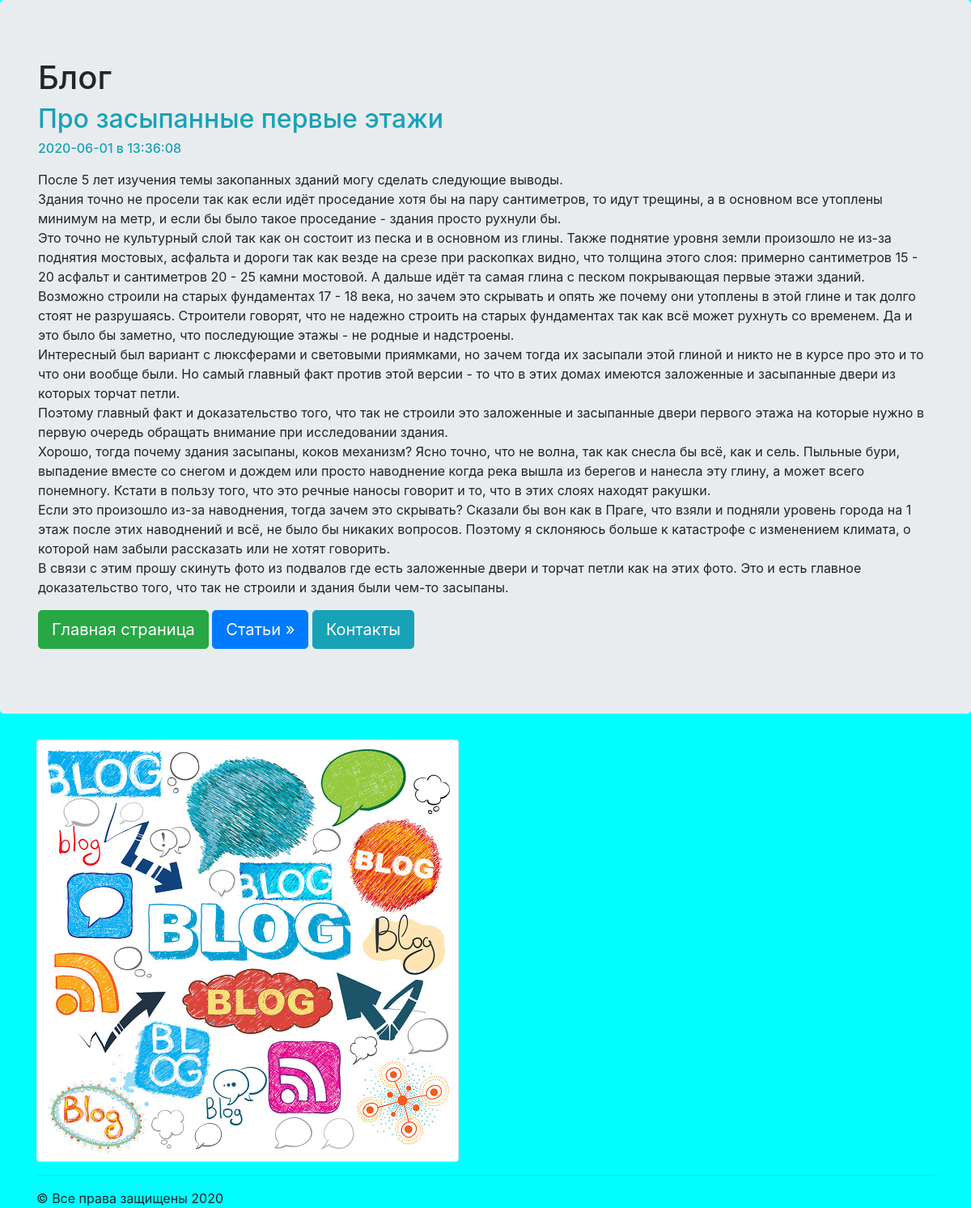
/articles/1, run on the app's committed database.
### articles/models.py (models this page shows, shortened)
class Articles(models.Model):
    title = models.CharField(max_length=150)
    body = models.TextField()
    date = models.DateTimeField()

### articles/templates/articles/article.html
{% extends "mainPage/wrapper.html" %}
{% block content %}
    <h2 class="text-info">{{articles.title}}</h2>
    <h6 class="text-info">{{articles.date|date:"Y-m-d в H:i:s"}}</h6>
    <p>{{articles.body|safe|linebreaks}}</p>
{% endblock %}

### data on the page
Articles: title "Про засыпанные первые этажи", date "2020-06-01 в 13:36:08", body "После 5 лет изучения темы закопанных зданий могу сделать следующие выводы. Здания точно не просели так как если идёт проседание хотя бы на пару сантиметров, то идут трещины, а в основном все утоплены минимум на метр, и если бы было такое проседание - здания просто рухнули бы. Это точно не культурный слой так как он состоит из песка и в основном из глины. Также поднятие уровня земли произошло не из-за поднятия мостовых, асфальта и дороги так как везде на срезе при раскопках видно, что толщина этого слоя: примерно сантиметров 15 - 20 асфальт и сантиметров 20 - 25 камни мостовой. А дальше идёт та самая глина с песком покрывающая первые этажи зданий. Возможно строили на старых фундаментах 17 -…"
